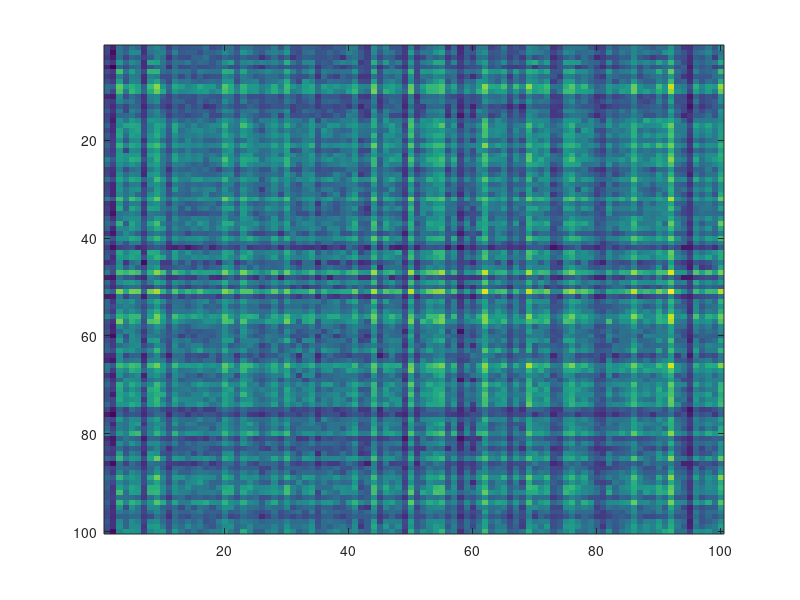

The MATLAB script that drew this image: (Note: this script raises an error after producing the figure.)
clear; close all; clc;

% 行列のサイズ
I = 100; % Xの行数
J = 100; % Xの列数
K = 10; % 基底数

% パラメータ
nItr = 1000; % 更新式の反復回数

% 非負観測行列の生成
trueW = rand(I, K); % 非負乱数（開区間(0, 1)）
trueH = rand(K, J); % 非負乱数（開区間(0, 1)）
X = trueW * trueH; % ランクKの非負観測行列

% Xの表示
figure; imagesc(X);

% NMF変数の乱数初期化
W = rand(I, K);
H = rand(K, J);

% コスト関数値格納行列定義
cost = zeros(nItr + 1,1);

% コスト関数値の初期値格納(フロベニウスノルムの二乗値計算)
err = X - W*H;
traceErr = sum(err.*err, 'all');
cost(1) = sqrt(traceErr);

% 正規化によるWHが変化しないことの確認
cntErr = 0;

% Eu-NMFの更新式
for iItr = 1:nItr
    W = W .* ( (X*H.') ./ (W*(H*H.')) );
    H = H .* ( (W.'*X) ./ ((W.'*W)*H) );    
    
    % WHが変化しないことの確認
    prevWH = W*H;

    % Wの列毎に正規化係数を計算（列の総和）
    % todo
    nomalC = sum(W);

    % Wに正規化係数を適用
    % todo
    W = W ./ nomalC;
       
    % Hに正規化係数を適用
    % todo
    for i = 1:K
        for j = 1:J
            H(i,j) = nomalC(i) * H(i,j);
        end
    end

    % WHが変化しないことの確認
    nowWH = W*H;
    if(nowWH - prevWH > 10^-15)
        cntErr = cntErr + 1;
    end

    % フロベニウスノルムの二乗値計算
    err = X - W*H;
    traceErr = sum(err.*err, 'all');
    cost(iItr+1) = sqrt(traceErr);
end

% 近似された観測行列の表示
Xhat = W*H;
figure; imagesc(Xhat);

% コスト関数値のグラフ描画(線形)
figure; plot(cost);
xlabel("反復回数", "FontSize", 14);
ylabel("コスト関数値(線形軸)", "FontSize", 14);

% コスト関数値のグラフ描画(対数軸)
figure; semilogy(cost);
xlabel("反復回数", "FontSize", 14);
ylabel("コスト関数値(対数軸)", "FontSize", 14);